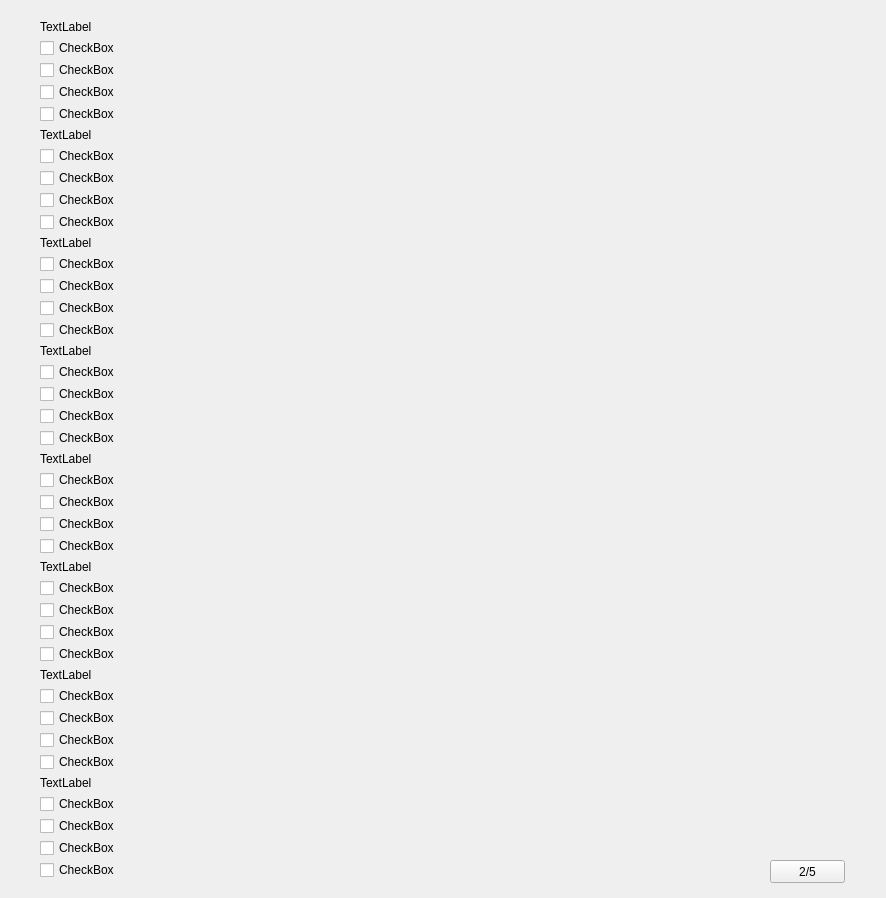
<?xml version="1.0" encoding="UTF-8"?>
<ui version="4.0">
 <class>Form2</class>
 <widget class="QWidget" name="Form2">
  <property name="geometry">
   <rect>
    <x>0</x>
    <y>0</y>
    <width>886</width>
    <height>898</height>
   </rect>
  </property>
  <property name="windowTitle">
   <string>赛尔通信运行部上海维护区考试系统V1.0.0</string>
  </property>
  <widget class="QPushButton" name="pushButton_3">
   <property name="geometry">
    <rect>
     <x>770</x>
     <y>860</y>
     <width>75</width>
     <height>23</height>
    </rect>
   </property>
   <property name="text">
    <string>2/5</string>
   </property>
  </widget>
  <widget class="QWidget" name="layoutWidget">
   <property name="geometry">
    <rect>
     <x>40</x>
     <y>20</y>
     <width>731</width>
     <height>860</height>
    </rect>
   </property>
   <layout class="QVBoxLayout" name="verticalLayout_9">
    <item>
     <widget class="QLabel" name="label">
      <property name="text">
       <string>TextLabel</string>
      </property>
     </widget>
    </item>
    <item>
     <layout class="QVBoxLayout" name="verticalLayout">
      <item>
       <widget class="QCheckBox" name="checkBox_3">
        <property name="text">
         <string>CheckBox</string>
        </property>
       </widget>
      </item>
      <item>
       <widget class="QCheckBox" name="checkBox_2">
        <property name="text">
         <string>CheckBox</string>
        </property>
       </widget>
      </item>
      <item>
       <widget class="QCheckBox" name="checkBox">
        <property name="text">
         <string>CheckBox</string>
        </property>
       </widget>
      </item>
      <item>
       <widget class="QCheckBox" name="checkBox_4">
        <property name="text">
         <string>CheckBox</string>
        </property>
       </widget>
      </item>
     </layout>
    </item>
    <item>
     <widget class="QLabel" name="label_2">
      <property name="text">
       <string>TextLabel</string>
      </property>
     </widget>
    </item>
    <item>
     <layout class="QVBoxLayout" name="verticalLayout_2">
      <item>
       <widget class="QCheckBox" name="checkBox_6">
        <property name="text">
         <string>CheckBox</string>
        </property>
       </widget>
      </item>
      <item>
       <widget class="QCheckBox" name="checkBox_8">
        <property name="text">
         <string>CheckBox</string>
        </property>
       </widget>
      </item>
      <item>
       <widget class="QCheckBox" name="checkBox_5">
        <property name="text">
         <string>CheckBox</string>
        </property>
       </widget>
      </item>
      <item>
       <widget class="QCheckBox" name="checkBox_7">
        <property name="text">
         <string>CheckBox</string>
        </property>
       </widget>
      </item>
     </layout>
    </item>
    <item>
     <widget class="QLabel" name="label_3">
      <property name="text">
       <string>TextLabel</string>
      </property>
     </widget>
    </item>
    <item>
     <layout class="QVBoxLayout" name="verticalLayout_3">
      <item>
       <widget class="QCheckBox" name="checkBox_10">
        <property name="text">
         <string>CheckBox</string>
        </property>
       </widget>
      </item>
      <item>
       <widget class="QCheckBox" name="checkBox_12">
        <property name="text">
         <string>CheckBox</string>
        </property>
       </widget>
      </item>
      <item>
       <widget class="QCheckBox" name="checkBox_9">
        <property name="text">
         <string>CheckBox</string>
        </property>
       </widget>
      </item>
      <item>
       <widget class="QCheckBox" name="checkBox_11">
        <property name="text">
         <string>CheckBox</string>
        </property>
       </widget>
      </item>
     </layout>
    </item>
    <item>
     <widget class="QLabel" name="label_4">
      <property name="text">
       <string>TextLabel</string>
      </property>
     </widget>
    </item>
    <item>
     <layout class="QVBoxLayout" name="verticalLayout_4">
      <item>
       <widget class="QCheckBox" name="checkBox_15">
        <property name="text">
         <string>CheckBox</string>
        </property>
       </widget>
      </item>
      <item>
       <widget class="QCheckBox" name="checkBox_13">
        <property name="text">
         <string>CheckBox</string>
        </property>
       </widget>
      </item>
      <item>
       <widget class="QCheckBox" name="checkBox_14">
        <property name="text">
         <string>CheckBox</string>
        </property>
       </widget>
      </item>
      <item>
       <widget class="QCheckBox" name="checkBox_16">
        <property name="text">
         <string>CheckBox</string>
        </property>
       </widget>
      </item>
     </layout>
    </item>
    <item>
     <widget class="QLabel" name="label_5">
      <property name="text">
       <string>TextLabel</string>
      </property>
     </widget>
    </item>
    <item>
     <layout class="QVBoxLayout" name="verticalLayout_5">
      <item>
       <widget class="QCheckBox" name="checkBox_20">
        <property name="text">
         <string>CheckBox</string>
        </property>
       </widget>
      </item>
      <item>
       <widget class="QCheckBox" name="checkBox_18">
        <property name="text">
         <string>CheckBox</string>
        </property>
       </widget>
      </item>
      <item>
       <widget class="QCheckBox" name="checkBox_19">
        <property name="text">
         <string>CheckBox</string>
        </property>
       </widget>
      </item>
      <item>
       <widget class="QCheckBox" name="checkBox_17">
        <property name="text">
         <string>CheckBox</string>
        </property>
       </widget>
      </item>
     </layout>
    </item>
    <item>
     <widget class="QLabel" name="label_6">
      <property name="text">
       <string>TextLabel</string>
      </property>
     </widget>
    </item>
    <item>
     <layout class="QVBoxLayout" name="verticalLayout_6">
      <item>
       <widget class="QCheckBox" name="checkBox_24">
        <property name="text">
         <string>CheckBox</string>
        </property>
       </widget>
      </item>
      <item>
       <widget class="QCheckBox" name="checkBox_23">
        <property name="text">
         <string>CheckBox</string>
        </property>
       </widget>
      </item>
      <item>
       <widget class="QCheckBox" name="checkBox_21">
        <property name="text">
         <string>CheckBox</string>
        </property>
       </widget>
      </item>
      <item>
       <widget class="QCheckBox" name="checkBox_22">
        <property name="text">
         <string>CheckBox</string>
        </property>
       </widget>
      </item>
     </layout>
    </item>
    <item>
     <widget class="QLabel" name="label_7">
      <property name="text">
       <string>TextLabel</string>
      </property>
     </widget>
    </item>
    <item>
     <layout class="QVBoxLayout" name="verticalLayout_7">
      <item>
       <widget class="QCheckBox" name="checkBox_27">
        <property name="text">
         <string>CheckBox</string>
        </property>
       </widget>
      </item>
      <item>
       <widget class="QCheckBox" name="checkBox_26">
        <property name="text">
         <string>CheckBox</string>
        </property>
       </widget>
      </item>
      <item>
       <widget class="QCheckBox" name="checkBox_28">
        <property name="text">
         <string>CheckBox</string>
        </property>
       </widget>
      </item>
      <item>
       <widget class="QCheckBox" name="checkBox_25">
        <property name="text">
         <string>CheckBox</string>
        </property>
       </widget>
      </item>
     </layout>
    </item>
    <item>
     <widget class="QLabel" name="label_8">
      <property name="text">
       <string>TextLabel</string>
      </property>
     </widget>
    </item>
    <item>
     <layout class="QVBoxLayout" name="verticalLayout_8">
      <item>
       <widget class="QCheckBox" name="checkBox_32">
        <property name="text">
         <string>CheckBox</string>
        </property>
       </widget>
      </item>
      <item>
       <widget class="QCheckBox" name="checkBox_30">
        <property name="text">
         <string>CheckBox</string>
        </property>
       </widget>
      </item>
      <item>
       <widget class="QCheckBox" name="checkBox_29">
        <property name="text">
         <string>CheckBox</string>
        </property>
       </widget>
      </item>
      <item>
       <widget class="QCheckBox" name="checkBox_31">
        <property name="text">
         <string>CheckBox</string>
        </property>
       </widget>
      </item>
     </layout>
    </item>
   </layout>
  </widget>
 </widget>
 <resources/>
 <connections/>
</ui>
